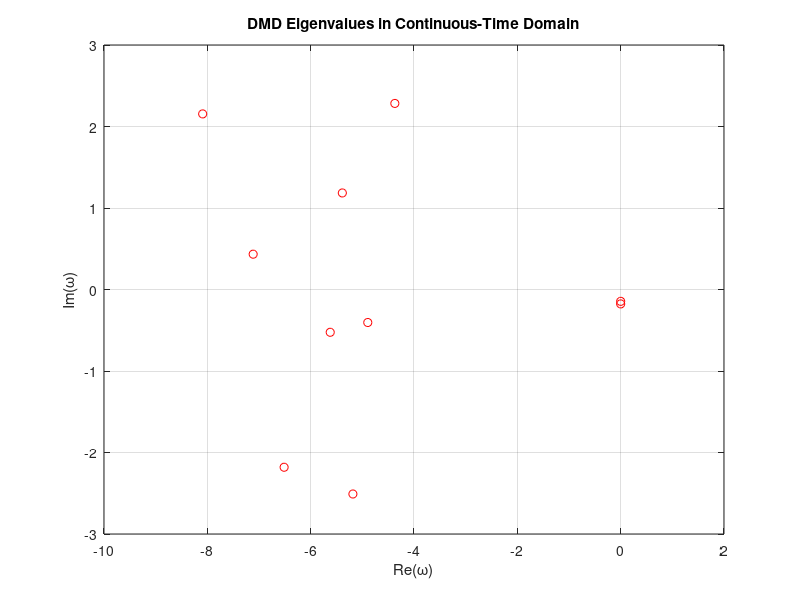
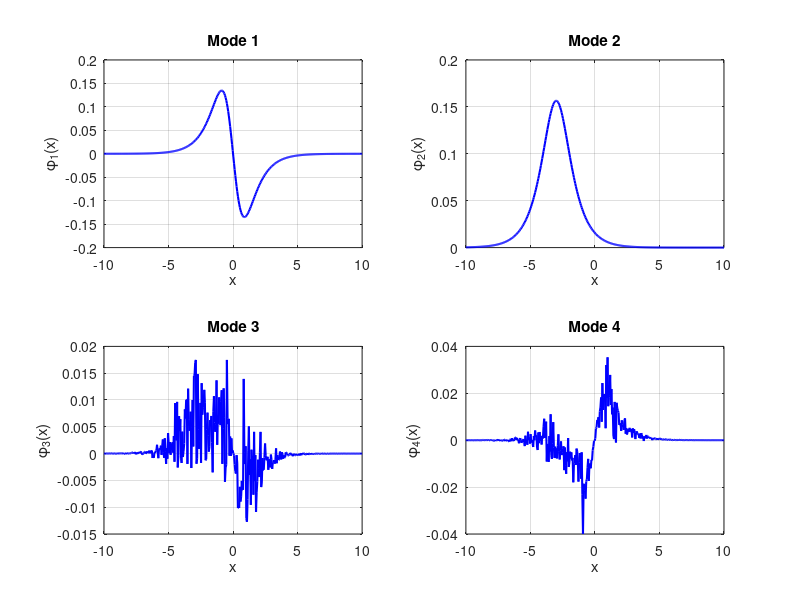
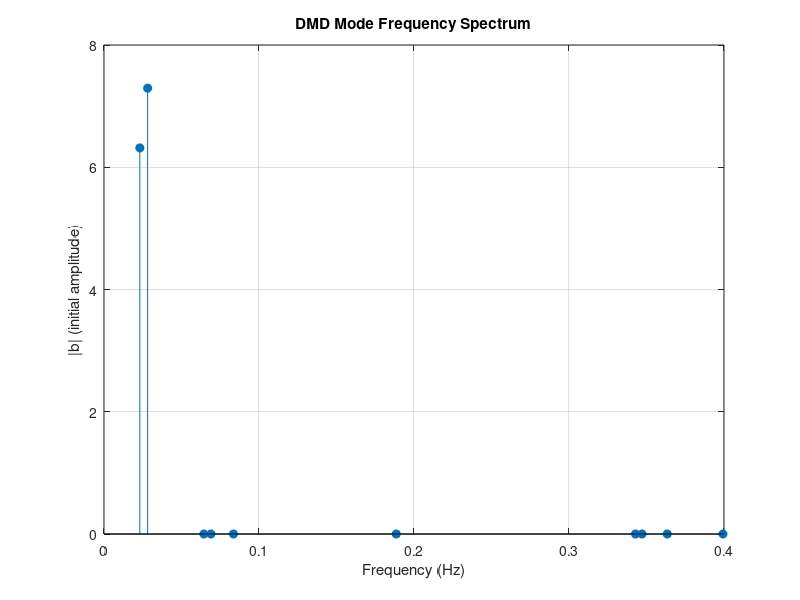
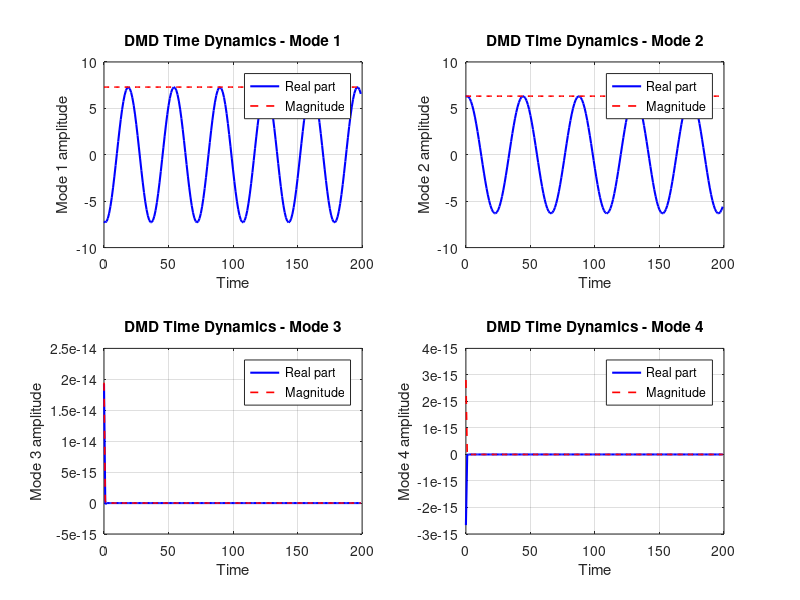

The MATLAB source for these figures, in order:
clear; clc; close all;

load('DATA.mat');       % DATA: size 400 x 200
X = XX;
Nx = size(X,1);
Nt = size(X,2);
xgrid = linspace(-10, 10, Nx);

%% Constructing the DMD Input Matrix
X1 = X(:, 1:end-1);   
X2 = X(:, 2:end);      
dt = 1;                

%% SVD
[U, S, V] = svd(X1, 'econ');

r = 10;
Ur = U(:,1:r);
Sr = S(1:r,1:r);
Vr = V(:,1:r);

%% Build the approximate linear model Atilde and find its eigen-decomposition
Atilde = Ur' * X2 * Vr / Sr;
[W, D] = eig(Atilde);
Phi = X2 * Vr / Sr * W;         
lambda = diag(D);               
omega = log(lambda)/dt;         

%% Calculation of time coefficients (initial conditions)
x1 = X(:,1);
b = Phi \ x1;

%% Reconstruction 
% Reconstruction time evolution
t = (0:Nt-1)*dt;
time_dynamics = zeros(r, Nt);
for i = 1:Nt
    time_dynamics(:,i) = b .* exp(omega * t(i));
end
X_dmd = real(Phi * time_dynamics);

% Reconstruction error assessment
rel_error = norm(X - X_dmd, 'fro') / norm(X, 'fro');
fprintf('Reconstruction relative error with r = %d: %.4f\n', r, rel_error);

%% Visualisation of mode frequency spectrum
figure;
plot(real(omega), imag(omega), 'ro');
xlabel('Re(\omega)'); ylabel('Im(\omega)');
title('DMD Eigenvalues in Continuous-Time Domain');
grid on;

%% Visualisation of DMD modes
figure;
for i = 1:4
    subplot(2,2,i);
    plot(xgrid, real(Phi(:,i)), 'b-', 'LineWidth', 1.5);
    xlabel('x'); ylabel(['\phi_', num2str(i), '(x)']);
    title(['Mode ', num2str(i)]);
    grid on;
end

%% Optional GIF export
export_gif = false;   
if export_gif
    filename = 'data_dmd_reconstruction.gif';
    figure('Visible','off');
    for i = 1:Nt
        plot(xgrid, X(:,i), 'b-', 'LineWidth', 1.2); hold on;
        plot(xgrid, X_dmd(:,i), 'r--', 'LineWidth', 1.2); hold off;
        ylim([-3 3]);
        xlabel('x'); ylabel('q(x)');
        title(['DMD Reconstruct t = ', num2str(i)]);
        legend('Original','DMD');
        drawnow;

        frame = getframe(gcf);
        [im, cm] = rgb2ind(frame2im(frame), 256);
        if i == 1
            imwrite(im, cm, filename, 'gif', 'Loopcount', inf, 'DelayTime', 0.05);
        else
            imwrite(im, cm, filename, 'gif', 'WriteMode', 'append', 'DelayTime', 0.05);
        end
    end
    disp(['GIF saved: ', filename]);
end
%% DMD Frequency Spectrum Analysis
frequencies = abs(imag(omega)) / (2*pi); 
amplitudes = abs(b);                      

figure;
stem(frequencies, amplitudes, 'filled');
xlabel('Frequency (Hz)');
ylabel('|b| (initial amplitude)');
title('DMD Mode Frequency Spectrum');
grid on;
%% Visualisation DMD Modal time evolution coefficients
figure;
for i = 1:4
    subplot(2,2,i);
    plot(t, real(time_dynamics(i,:)), 'b-', 'LineWidth', 1.5); hold on;
    plot(t, abs(time_dynamics(i,:)), 'r--', 'LineWidth', 1.2);
    xlabel('Time'); ylabel(['Mode ', num2str(i), ' amplitude']);
    legend('Real part', 'Magnitude');
    title(['DMD Time Dynamics - Mode ', num2str(i)]);
    grid on;
end
